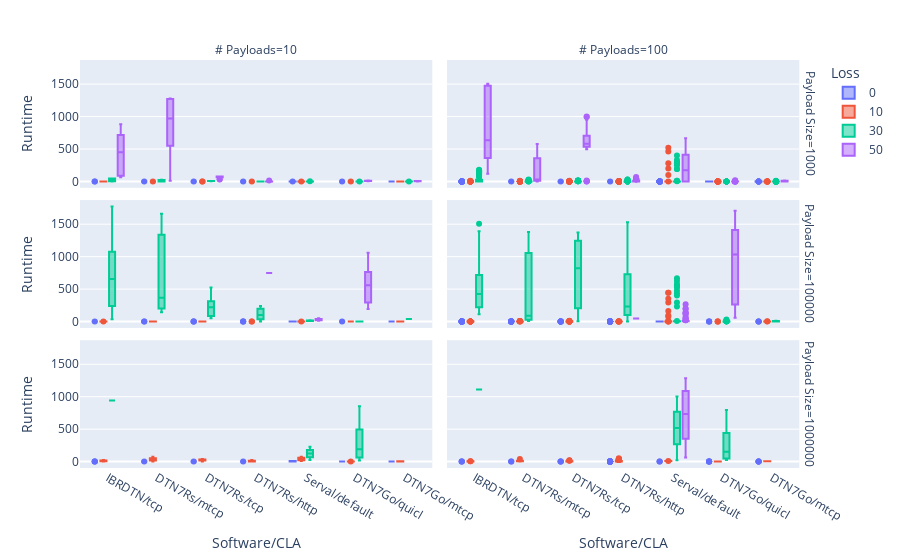

Notebook source saved alongside this figure:
### Code cell
fig = px.box(
    runtime_df[runtime_df["# Nodes"] == 2],
    x="Software/CLA", 
    y="Runtime",
    color="Loss",
    facet_col="# Payloads",
    facet_row="Payload Size",
    category_orders={
        "Loss": [0, 10, 30, 50],
        "Payload Size": [1000, 100000, 1000000]
    },
)

fig.show()

### Figure 1 — Plotly figure (JSON) as saved in the notebook; plotly's stock layout.template omitted (floating-point values rounded to 4 significant figures; data arrays with more than 128 entries replaced by an {"elided": "..."} marker saying what was removed)
{"data": [{"alignmentgroup": "True", "hovertemplate": "Loss=0<br>Payload Size=1000<br># Payloads=10<br>Software/CLA=%{x}<br>Runtime=%{y}<extra></extra>", "legendgroup": "0", "marker": {"color": "#636efa"}, "name": "0", "notched": false, "offsetgroup": "0", "orientation": "v", "showlegend": true, "type": "box", "x": ["IBRDTN/tcp", "IBRDTN/tcp", "IBRDTN/tcp", "IBRDTN/tcp", "IBRDTN/tcp", "IBRDTN/tcp", "IBRDTN/tcp", "IBRDTN/tcp", "IBRDTN/tcp", "IBRDTN/tcp", "DTN7Rs/mtcp", "DTN7Rs/mtcp", "DTN7Rs/mtcp", "DTN7Rs/mtcp", "DTN7Rs/mtcp", "DTN7Rs/mtcp", "DTN7Rs/mtcp", "DTN7Rs/mtcp", "DTN7Rs/mtcp", "DTN7Rs/mtcp", "DTN7Rs/tcp", "DTN7Rs/tcp", "DTN7Rs/tcp", "DTN7Rs/tcp", "DTN7Rs/tcp", "DTN7Rs/tcp", "DTN7Rs/tcp", "DTN7Rs/tcp", "DTN7Rs/tcp", "DTN7Rs/tcp", "DTN7Rs/http", "DTN7Rs/http", "DTN7Rs/http", "DTN7Rs/http", "DTN7Rs/http", "DTN7Rs/http", "DTN7Rs/http", "DTN7Rs/http", "DTN7Rs/http", "DTN7Rs/http", "Serval/default", "Serval/default", "Serval/default", "Serval/default", "Serval/default", "Serval/default", "Serval/default", "Serval/default", "Serval/default", "Serval/default", "DTN7Go/quicl", "DTN7Go/quicl", "DTN7Go/quicl", "DTN7Go/quicl", "DTN7Go/quicl", "DTN7Go/quicl", "DTN7Go/quicl", "DTN7Go/quicl", "DTN7Go/quicl", "DTN7Go/quicl", "DTN7Go/mtcp", "DTN7Go/mtcp", "DTN7Go/mtcp", "DTN7Go/mtcp", "DTN7Go/mtcp", "DTN7Go/mtcp", "DTN7Go/mtcp", "DTN7Go/mtcp", "DTN7Go/mtcp", "DTN7Go/mtcp"], "x0": " ", "xaxis": "x5", "y": [0.01087, 0.01328, 0.005153, 0.005401, 0.005683, 0.005473, 0.005631, 0.005176, 0.00554, 0.00565, 0.005, 0.002, 0.001, 0.001, 0.001, 0.001, 0.001, 0.002, 0.002, 0.001, 0.009, 0.001, 0.002, 0.001, 0.002, 0.001, 0.002, 0.001, 0.001, 0.001, 0.007, 0.001, 0.001, 0.001, 0.002, 0.002, 0.002, 0.001, 0.001, 0.001, 0.257, 0.202, 0.196, 0.195, 0.196, 0.208, 0.196, 0.195, 0.196, 0.197, 0.045, 0.044, 0.046, 0.047, 0.044, 0.048, 0.046, 0.039, 0.048, 0.047, 0.043, 0.04, 0.047, 0.042, 0.045, 0.041, 0.046, 0.039, 0.046, 0.043], "y0": " ", "yaxis": "y5"}, {"alignmentgroup": "True", "hovertemplate": "Loss=0<br>Payload Size=1000<br># Payloads=100<br>Software/CLA=%{x}<br>Runtime=%{y}<extra></extra>", "legendgroup": "0", "marker": {"color": "#636efa"}, "name": "0", "notched": false, "offsetgroup": "0", "orientation": "v", "showlegend": false, "type": "box", "x": {"elided": "688 str values"}, "x0": " ", "xaxis": "x6", "y": {"elided": "688 float values"}, "y0": " ", "yaxis": "y6"}, {"alignmentgroup": "True", "hovertemplate": "Loss=0<br>Payload Size=100000<br># Payloads=10<br>Software/CLA=%{x}<br>Runtime=%{y}<extra></extra>", "legendgroup": "0", "marker": {"color": "#636efa"}, "name": "0", "notched": false, "offsetgroup": "0", "orientation": "v", "showlegend": false, "type": "box", "x": ["IBRDTN/tcp", "IBRDTN/tcp", "IBRDTN/tcp", "IBRDTN/tcp", "IBRDTN/tcp", "IBRDTN/tcp", "IBRDTN/tcp", "IBRDTN/tcp", "IBRDTN/tcp", "IBRDTN/tcp", "DTN7Rs/mtcp", "DTN7Rs/mtcp", "DTN7Rs/mtcp", "DTN7Rs/mtcp", "DTN7Rs/mtcp", "DTN7Rs/mtcp", "DTN7Rs/mtcp", "DTN7Rs/mtcp", "DTN7Rs/mtcp", "DTN7Rs/mtcp", "DTN7Rs/tcp", "DTN7Rs/tcp", "DTN7Rs/tcp", "DTN7Rs/tcp", "DTN7Rs/tcp", "DTN7Rs/tcp", "DTN7Rs/tcp", "DTN7Rs/tcp", "DTN7Rs/tcp", "DTN7Rs/tcp", "DTN7Rs/http", "DTN7Rs/http", "DTN7Rs/http", "DTN7Rs/http", "DTN7Rs/http", "DTN7Rs/http", "DTN7Rs/http", "DTN7Rs/http", "DTN7Rs/http", "DTN7Rs/http", "Serval/default", "Serval/default", "Serval/default", "Serval/default", "Serval/default", "Serval/default", "Serval/default", "Serval/default", "Serval/default", "Serval/default", "DTN7Go/quicl", "DTN7Go/quicl", "DTN7Go/quicl", "DTN7Go/quicl", "DTN7Go/quicl", "DTN7Go/quicl", "DTN7Go/quicl", "DTN7Go/quicl", "DTN7Go/quicl", "DTN7Go/quicl", "DTN7Go/mtcp", "DTN7Go/mtcp", "DTN7Go/mtcp", "DTN7Go/mtcp", "DTN7Go/mtcp", "DTN7Go/mtcp", "DTN7Go/mtcp", "DTN7Go/mtcp", "DTN7Go/mtcp", "DTN7Go/mtcp"], "x0": " ", "xaxis": "x3", "y": [0.0289, 0.02123, 0.02032, 0.02065, 0.02062, 0.02069, 0.02018, 0.02043, 0.02002, 0.0213, 0.021, 0.018, 0.018, 0.018, 0.018, 0.018, 0.017, 0.018, 0.018, 0.018, 0.025, 0.018, 0.018, 0.018, 0.018, 0.018, 0.018, 0.018, 0.017, 0.019, 0.024, 0.017, 0.018, 0.018, 0.018, 0.018, 0.018, 0.018, 0.018, 0.017, 0.515, 0.365, 0.307, 0.369, 0.31, 0.374, 0.323, 0.406, 0.339, 0.451, 0.071, 0.064, 0.077, 0.077, 0.068, 0.069, 0.07, 0.067, 0.073, 0.1, 0.072, 0.071, 0.072, 0.066, 0.069, 0.079, 0.076, 0.065, 0.077, 0.068], "y0": " ", "yaxis": "y3"}, {"alignmentgroup": "True", "hovertemplate": "Loss=0<br>Payload Size=100000<br># Payloads=100<br>Software/CLA=%{x}<br>Runtime=%{y}<extra></extra>", "legendgroup": "0", "marker": {"color": "#636efa"}, "name": "0", "notched": false, "offsetgroup": "0", "orientation": "v", "showlegend": false, "type": "box", "x": {"elided": "700 str values"}, "x0": " ", "xaxis": "x4", "y": {"elided": "700 float values"}, "y0": " ", "yaxis": "y4"}, {"alignmentgroup": "True", "hovertemplate": "Loss=0<br>Payload Size=1000000<br># Payloads=10<br>Software/CLA=%{x}<br>Runtime=%{y}<extra></extra>", "legendgroup": "0", "marker": {"color": "#636efa"}, "name": "0", "notched": false, "offsetgroup": "0", "orientation": "v", "showlegend": false, "type": "box", "x": ["IBRDTN/tcp", "IBRDTN/tcp", "IBRDTN/tcp", "IBRDTN/tcp", "IBRDTN/tcp", "IBRDTN/tcp", "IBRDTN/tcp", "IBRDTN/tcp", "IBRDTN/tcp", "IBRDTN/tcp", "DTN7Rs/mtcp", "DTN7Rs/mtcp", "DTN7Rs/mtcp", "DTN7Rs/mtcp", "DTN7Rs/mtcp", "DTN7Rs/mtcp", "DTN7Rs/mtcp", "DTN7Rs/mtcp", "DTN7Rs/mtcp", "DTN7Rs/mtcp", "DTN7Rs/tcp", "DTN7Rs/tcp", "DTN7Rs/tcp", "DTN7Rs/tcp", "DTN7Rs/tcp", "DTN7Rs/tcp", "DTN7Rs/tcp", "DTN7Rs/tcp", "DTN7Rs/tcp", "DTN7Rs/tcp", "DTN7Rs/http", "DTN7Rs/http", "DTN7Rs/http", "DTN7Rs/http", "DTN7Rs/http", "DTN7Rs/http", "DTN7Rs/http", "DTN7Rs/http", "DTN7Rs/http", "DTN7Rs/http", "Serval/default", "Serval/default", "Serval/default", "Serval/default", "Serval/default", "Serval/default", "Serval/default", "Serval/default", "Serval/default", "Serval/default", "DTN7Go/quicl", "DTN7Go/quicl", "DTN7Go/quicl", "DTN7Go/quicl", "DTN7Go/quicl", "DTN7Go/quicl", "DTN7Go/quicl", "DTN7Go/quicl", "DTN7Go/quicl", "DTN7Go/quicl", "DTN7Go/mtcp", "DTN7Go/mtcp", "DTN7Go/mtcp", "DTN7Go/mtcp", "DTN7Go/mtcp", "DTN7Go/mtcp", "DTN7Go/mtcp", "DTN7Go/mtcp", "DTN7Go/mtcp", "DTN7Go/mtcp"], "x0": " ", "xaxis": "x", "y": [0.1787, 0.1701, 0.1639, 0.1679, 0.1698, 0.1692, 0.1776, 0.1701, 0.1686, 0.1649, 0.166, 0.16, 0.16, 0.16, 0.159, 0.159, 0.159, 0.159, 0.159, 0.16, 0.169, 0.16, 0.159, 0.158, 0.16, 0.159, 0.16, 0.16, 0.158, 0.161, 0.165, 0.159, 0.161, 0.16, 0.159, 0.161, 0.158, 0.16, 0.159, 0.16, 2.035, 2.875, 3.557, 4.447, 5.239, 5.994, 6.793, 7.57, 8.361, 9.156, 0.283, 0.289, 0.283, 0.284, 0.312, 0.286, 0.3, 0.306, 0.291, 0.282, 0.262, 0.261, 0.268, 0.277, 0.267, 0.262, 0.274, 0.275, 0.265, 0.274], "y0": " ", "yaxis": "y"}, {"alignmentgroup": "True", "hovertemplate": "Loss=0<br>Payload Size=1000000<br># Payloads=100<br>Software/CLA=%{x}<br>Runtime=%{y}<extra></extra>", "legendgroup": "0", "marker": {"color": "#636efa"}, "name": "0", "notched": false, "offsetgroup": "0", "orientation": "v", "showlegend": false, "type": "box", "x": {"elided": "700 str values"}, "x0": " ", "xaxis": "x2", "y": {"elided": "700 float values"}, "y0": " ", "yaxis": "y2"}, {"alignmentgroup": "True", "hovertemplate": "Loss=10<br>Payload Size=1000<br># Payloads=10<br>Software/CLA=%{x}<br>Runtime=%{y}<extra></extra>", "legendgroup": "10", "marker": {"color": "#EF553B"}, "name": "10", "notched": false, "offsetgroup": "10", "orientation": "v", "showlegend": true, "type": "box", "x": ["IBRDTN/tcp", "IBRDTN/tcp", "IBRDTN/tcp", "IBRDTN/tcp", "IBRDTN/tcp", "IBRDTN/tcp", "IBRDTN/tcp", "IBRDTN/tcp", "IBRDTN/tcp", "IBRDTN/tcp", "DTN7Rs/mtcp", "DTN7Rs/mtcp", "DTN7Rs/mtcp", "DTN7Rs/mtcp", "DTN7Rs/mtcp", "DTN7Rs/mtcp", "DTN7Rs/mtcp", "DTN7Rs/mtcp", "DTN7Rs/mtcp", "DTN7Rs/mtcp", "DTN7Rs/tcp", "DTN7Rs/tcp", "DTN7Rs/tcp", "DTN7Rs/tcp", "DTN7Rs/tcp", "DTN7Rs/tcp", "DTN7Rs/tcp", "DTN7Rs/tcp", "DTN7Rs/tcp", "DTN7Rs/tcp", "DTN7Rs/http", "DTN7Rs/http", "DTN7Rs/http", "DTN7Rs/http", "DTN7Rs/http", "DTN7Rs/http", "DTN7Rs/http", "DTN7Rs/http", "DTN7Rs/http", "DTN7Rs/http", "Serval/default", "Serval/default", "Serval/default", "Serval/default", "Serval/default", "Serval/default", "Serval/default", "Serval/default", "Serval/default", "Serval/default", "DTN7Go/quicl", "DTN7Go/quicl", "DTN7Go/quicl", "DTN7Go/quicl", "DTN7Go/quicl", "DTN7Go/quicl", "DTN7Go/quicl", "DTN7Go/quicl", "DTN7Go/quicl", "DTN7Go/quicl", "DTN7Go/mtcp", "DTN7Go/mtcp", "DTN7Go/mtcp", "DTN7Go/mtcp", "DTN7Go/mtcp", "DTN7Go/mtcp", "DTN7Go/mtcp", "DTN7Go/mtcp", "DTN7Go/mtcp", "DTN7Go/mtcp"], "x0": " ", "xaxis": "x5", "y": [0.2242, 0.2139, 0.02595, 0.005786, 0.006353, 0.2153, 0.005939, 0.005917, 0.006858, 0.2197, 0.005, 0.001, 0.001, 0.001, 0.002, 0.002, 0.001, 0.001, 0.001, 0.001, 0.008, 0.002, 0.002, 0.208, 0.002, 0.001, 0.002, 0.001, 0.001, 0.001, 0.005, 0.002, 0.001, 0.001, 0.002, 0.002, 0.002, 0.001, 0.001, 0.002, 0.678, 0.146, 0.195, 0.197, 0.195, 0.266, 0.258, 0.193, 0.192, 0.246, 0.047, 0.044, 0.046, 0.045, 0.044, 0.045, 0.046, 0.042, 0.045, 0.039, 0.066, 0.041, 0.045, 0.049, 0.048, 0.041, 0.057, 0.051, 0.05, 0.065], "y0": " ", "yaxis": "y5"}, {"alignmentgroup": "True", "hovertemplate": "Loss=10<br>Payload Size=1000<br># Payloads=100<br>Software/CLA=%{x}<br>Runtime=%{y}<extra></extra>", "legendgroup": "10", "marker": {"color": "#EF553B"}, "name": "10", "notched": false, "offsetgroup": "10", "orientation": "v", "showlegend": false, "type": "box", "x": {"elided": "697 str values"}, "x0": " ", "xaxis": "x6", "y": {"elided": "697 float values"}, "y0": " ", "yaxis": "y6"}, {"alignmentgroup": "True", "hovertemplate": "Loss=10<br>Payload Size=100000<br># Payloads=10<br>Software/CLA=%{x}<br>Runtime=%{y}<extra></extra>", "legendgroup": "10", "marker": {"color": "#EF553B"}, "name": "10", "notched": false, "offsetgroup": "10", "orientation": "v", "showlegend": false, "type": "box", "x": ["IBRDTN/tcp", "IBRDTN/tcp", "IBRDTN/tcp", "IBRDTN/tcp", "IBRDTN/tcp", "IBRDTN/tcp", "IBRDTN/tcp", "IBRDTN/tcp", "IBRDTN/tcp", "IBRDTN/tcp", "DTN7Rs/mtcp", "DTN7Rs/mtcp", "DTN7Rs/mtcp", "DTN7Rs/mtcp", "DTN7Rs/mtcp", "DTN7Rs/mtcp", "DTN7Rs/mtcp", "DTN7Rs/mtcp", "DTN7Rs/mtcp", "DTN7Rs/mtcp", "DTN7Rs/tcp", "DTN7Rs/tcp", "DTN7Rs/tcp", "DTN7Rs/tcp", "DTN7Rs/tcp", "DTN7Rs/tcp", "DTN7Rs/tcp", "DTN7Rs/tcp", "DTN7Rs/tcp", "DTN7Rs/tcp", "DTN7Rs/http", "DTN7Rs/http", "DTN7Rs/http", "DTN7Rs/http", "DTN7Rs/http", "DTN7Rs/http", "DTN7Rs/http", "DTN7Rs/http", "DTN7Rs/http", "DTN7Rs/http", "Serval/default", "Serval/default", "Serval/default", "Serval/default", "Serval/default", "Serval/default", "Serval/default", "Serval/default", "Serval/default", "Serval/default", "DTN7Go/quicl", "DTN7Go/quicl", "DTN7Go/quicl", "DTN7Go/quicl", "DTN7Go/quicl", "DTN7Go/quicl", "DTN7Go/quicl", "DTN7Go/quicl", "DTN7Go/quicl", "DTN7Go/quicl", "DTN7Go/mtcp", "DTN7Go/mtcp", "DTN7Go/mtcp", "DTN7Go/mtcp", "DTN7Go/mtcp", "DTN7Go/mtcp", "DTN7Go/mtcp", "DTN7Go/mtcp", "DTN7Go/mtcp", "DTN7Go/mtcp"], "x0": " ", "xaxis": "x3", "y": [0.2403, 0.2706, 0.8391, 0.04878, 0.06018, 0.1185, 0.2157, 0.6134, 0.3189, 0.06541, 0.229, 0.024, 0.023, 0.245, 0.509, 0.059, 0.034, 0.74, 1.725, 1.198, 0.34, 0.077, 0.159, 0.149, 0.161, 0.691, 0.287, 0.803, 0.771, 0.137, 0.026, 0.057, 0.086, 0.093, 0.131, 0.098, 0.295, 0.727, 0.049, 0.02, 0.897, 0.833, 1.402, 1.485, 1.074, 1.074, 0.867, 1.034, 0.711, 1.101, 0.069, 0.124, 0.119, 0.16, 0.161, 0.107, 0.122, 0.096, 0.103, 0.173, 0.29, 0.308, 0.396, 0.337, 0.074, 0.083, 0.085, 0.126, 0.078, 0.082], "y0": " ", "yaxis": "y3"}, {"alignmentgroup": "True", "hovertemplate": "Loss=10<br>Payload Size=100000<br># Payloads=100<br>Software/CLA=%{x}<br>Runtime=%{y}<extra></extra>", "legendgroup": "10", "marker": {"color": "#EF553B"}, "name": "10", "notched": false, "offsetgroup": "10", "orientation": "v", "showlegend": false, "type": "box", "x": {"elided": "695 str values"}, "x0": " ", "xaxis": "x4", "y": {"elided": "695 float values"}, "y0": " ", "yaxis": "y4"}, {"alignmentgroup": "True", "hovertemplate": "Loss=10<br>Payload Size=1000000<br># Payloads=10<br>Software/CLA=%{x}<br>Runtime=%{y}<extra></extra>", "legendgroup": "10", "marker": {"color": "#EF553B"}, "name": "10", "notched": false, "offsetgroup": "10", "orientation": "v", "showlegend": false, "type": "box", "x": ["IBRDTN/tcp", "IBRDTN/tcp", "IBRDTN/tcp", "IBRDTN/tcp", "IBRDTN/tcp", "IBRDTN/tcp", "IBRDTN/tcp", "IBRDTN/tcp", "IBRDTN/tcp", "IBRDTN/tcp", "DTN7Rs/http", "DTN7Rs/http", "DTN7Rs/http", "DTN7Rs/http", "DTN7Rs/http", "DTN7Rs/http", "DTN7Rs/http", "DTN7Rs/http", "DTN7Rs/http", "DTN7Rs/http", "DTN7Rs/mtcp", "DTN7Rs/mtcp", "DTN7Rs/mtcp", "DTN7Rs/mtcp", "DTN7Rs/mtcp", "DTN7Rs/mtcp", "DTN7Rs/mtcp", "DTN7Rs/mtcp", "DTN7Rs/mtcp", "DTN7Rs/mtcp", "DTN7Rs/tcp", "DTN7Rs/tcp", "DTN7Rs/tcp", "DTN7Rs/tcp", "DTN7Rs/tcp", "DTN7Rs/tcp", "DTN7Rs/tcp", "DTN7Rs/tcp", "DTN7Rs/tcp", "DTN7Rs/tcp", "Serval/default", "Serval/default", "Serval/default", "Serval/default", "Serval/default", "Serval/default", "Serval/default", "Serval/default", "Serval/default", "Serval/default", "DTN7Go/quicl", "DTN7Go/quicl", "DTN7Go/quicl", "DTN7Go/quicl", "DTN7Go/quicl", "DTN7Go/quicl", "DTN7Go/quicl", "DTN7Go/quicl", "DTN7Go/quicl", "DTN7Go/quicl", "DTN7Go/mtcp", "DTN7Go/mtcp", "DTN7Go/mtcp"], "x0": " ", "xaxis": "x", "y": [1.846, 5.316, 6.37, 7.891, 12.16, 13.2, 23.54, 13.82, 23.68, 15.64, 3.932, 23.61, 0.862, 13.89, 2.976, 3.027, 4.944, 20.99, 2.649, 4.021, 73.98, 14.4, 18.16, 18.43, 21.09, 31.24, 36.97, 51.28, 59.45, 2.773, 2.997, 9.523, 16.26, 18.94, 22.67, 26.14, 30.29, 34.37, 36.75, 41.83, 8.635, 50.08, 15.3, 30.72, 21.84, 37.36, 70.01, 51.65, 58.87, 75.81, 1.007, 0.855, 0.761, 0.909, 0.938, 1.279, 0.774, 1.086, 1.044, 1.708, 4.993, 4.991, 2.291], "y0": " ", "yaxis": "y"}, {"alignmentgroup": "True", "hovertemplate": "Loss=10<br>Payload Size=1000000<br># Payloads=100<br>Software/CLA=%{x}<br>Runtime=%{y}<extra></extra>", "legendgroup": "10", "marker": {"color": "#EF553B"}, "name": "10", "notched": false, "offsetgroup": "10", "orientation": "v", "showlegend": false, "type": "box", "x": {"elided": "596 str values"}, "x0": " ", "xaxis": "x2", "y": {"elided": "596 float values"}, "y0": " ", "yaxis": "y2"}, {"alignmentgroup": "True", "hovertemplate": "Loss=30<br>Payload Size=1000<br># Payloads=10<br>Software/CLA=%{x}<br>Runtime=%{y}<extra></extra>", "legendgroup": "30", "marker": {"color": "#00cc96"}, "name": "30", "notched": false, "offsetgroup": "30", "orientation": "v", "showlegend": true, "type": "box", "x": ["IBRDTN/tcp", "IBRDTN/tcp", "IBRDTN/tcp", "IBRDTN/tcp", "IBRDTN/tcp", "IBRDTN/tcp", "IBRDTN/tcp", "IBRDTN/tcp", "IBRDTN/tcp", "IBRDTN/tcp", "DTN7Rs/mtcp", "DTN7Rs/mtcp", "DTN7Rs/mtcp", "DTN7Rs/mtcp", "DTN7Rs/mtcp", "DTN7Rs/mtcp", "DTN7Rs/mtcp", "DTN7Rs/mtcp", "DTN7Rs/mtcp", "DTN7Rs/mtcp", "DTN7Rs/tcp", "DTN7Rs/tcp", "DTN7Rs/tcp", "DTN7Rs/tcp", "DTN7Rs/tcp", "DTN7Rs/tcp", "DTN7Rs/tcp", "DTN7Rs/tcp", "DTN7Rs/tcp", "DTN7Rs/tcp", "DTN7Rs/http", "DTN7Rs/http", "DTN7Rs/http", "DTN7Rs/http", "DTN7Rs/http", "DTN7Rs/http", "DTN7Rs/http", "DTN7Rs/http", "DTN7Rs/http", "DTN7Rs/http", "Serval/default", "Serval/default", "Serval/default", "Serval/default", "Serval/default", "Serval/default", "Serval/default", "Serval/default", "Serval/default", "Serval/default", "DTN7Go/quicl", "DTN7Go/quicl", "DTN7Go/quicl", "DTN7Go/quicl", "DTN7Go/quicl", "DTN7Go/quicl", "DTN7Go/quicl", "DTN7Go/quicl", "DTN7Go/quicl", "DTN7Go/quicl", "DTN7Go/mtcp", "DTN7Go/mtcp", "DTN7Go/mtcp", "DTN7Go/mtcp", "DTN7Go/mtcp", "DTN7Go/mtcp", "DTN7Go/mtcp", "DTN7Go/mtcp", "DTN7Go/mtcp", "DTN7Go/mtcp"], "x0": " ", "xaxis": "x5", "y": [3.062, 2.067, 1.066, 15.34, 22.53, 42.26, 41.27, 46.41, 45.95, 46.25, 1.021, 2.031, 0.002, 0.024, 0.001, 0.001, 17.69, 26.16, 25.15, 24.15, 6.414, 5.159, 6.204, 5.204, 5.446, 7.451, 6.449, 5.448, 4.447, 3.446, 0.005, 0.207, 0.001, 0.001, 0.205, 0.001, 0.001, 0.002, 0.209, 0.209, 2.922, 2.116, 1.109, 0.195, 0.319, 0.33, 0.292, 0.563, 0.52, 0.582, 0.097, 0.08, 0.168, 0.049, 0.046, 0.078, 0.049, 0.045, 0.043, 0.054, 0.05, 0.051, 0.046, 0.667, 0.045, 0.042, 0.076, 0.138, 0.272, 0.047], "y0": " ", "yaxis": "y5"}, {"alignmentgroup": "True", "hovertemplate": "Loss=30<br>Payload Size=1000<br># Payloads=100<br>Software/CLA=%{x}<br>Runtime=%{y}<extra></extra>", "legendgroup": "30", "marker": {"color": "#00cc96"}, "name": "30", "notched": false, "offsetgroup": "30", "orientation": "v", "showlegend": false, "type": "box", "x": {"elided": "683 str values"}, "x0": " ", "xaxis": "x6", "y": {"elided": "683 float values"}, "y0": " ", "yaxis": "y6"}, {"alignmentgroup": "True", "hovertemplate": "Loss=30<br>Payload Size=100000<br># Payloads=10<br>Software/CLA=%{x}<br>Runtime=%{y}<extra></extra>", "legendgroup": "30", "marker": {"color": "#00cc96"}, "name": "30", "notched": false, "offsetgroup": "30", "orientation": "v", "showlegend": false, "type": "box", "x": ["IBRDTN/tcp", "IBRDTN/tcp", "IBRDTN/tcp", "IBRDTN/tcp", "IBRDTN/tcp", "IBRDTN/tcp", "IBRDTN/tcp", "IBRDTN/tcp", "IBRDTN/tcp", "IBRDTN/tcp", "DTN7Rs/mtcp", "DTN7Rs/mtcp", "DTN7Rs/mtcp", "DTN7Rs/tcp", "DTN7Rs/tcp", "DTN7Rs/tcp", "DTN7Rs/tcp", "DTN7Rs/tcp", "DTN7Rs/tcp", "DTN7Rs/tcp", "DTN7Rs/tcp", "DTN7Rs/tcp", "DTN7Rs/tcp", "DTN7Rs/http", "DTN7Rs/http", "DTN7Rs/http", "DTN7Rs/http", "DTN7Rs/http", "DTN7Rs/http", "DTN7Rs/http", "DTN7Rs/http", "DTN7Rs/http", "DTN7Rs/http", "Serval/default", "Serval/default", "Serval/default", "Serval/default", "Serval/default", "Serval/default", "Serval/default", "Serval/default", "Serval/default", "Serval/default", "DTN7Go/mtcp", "DTN7Go/quicl", "DTN7Go/quicl", "DTN7Go/quicl", "DTN7Go/quicl", "DTN7Go/quicl", "DTN7Go/quicl", "DTN7Go/quicl", "DTN7Go/quicl", "DTN7Go/quicl", "DTN7Go/quicl"], "x0": " ", "xaxis": "x3", "y": [33.23, 38.99, 241.2, 629.9, 636.4, 675.6, 1052.0, 1077.0, 1551.0, 1773.0, 144.3, 366.2, 1663.0, 49.18, 51.56, 524.4, 84.41, 311.6, 248.9, 124.2, 482.0, 276.3, 188.2, 237.8, 35.19, 79.96, 0.241, 183.3, 82.45, 0.237, 197.7, 117.3, 226.0, 7.626, 8.79, 9.66, 10.63, 11.72, 15.86, 12.46, 15.89, 17.22, 18.22, 38.0, 0.792, 0.585, 0.787, 1.238, 1.138, 0.776, 1.417, 0.701, 1.008, 1.391], "y0": " ", "yaxis": "y3"}, {"alignmentgroup": "True", "hovertemplate": "Loss=30<br>Payload Size=100000<br># Payloads=100<br>Software/CLA=%{x}<br>Runtime=%{y}<extra></extra>", "legendgroup": "30", "marker": {"color": "#00cc96"}, "name": "30", "notched": false, "offsetgroup": "30", "orientation": "v", "showlegend": false, "type": "box", "x": {"elided": "275 str values"}, "x0": " ", "xaxis": "x4", "y": {"elided": "275 float values"}, "y0": " ", "yaxis": "y4"}, {"alignmentgroup": "True", "hovertemplate": "Loss=30<br>Payload Size=1000000<br># Payloads=10<br>Software/CLA=%{x}<br>Runtime=%{y}<extra></extra>", "legendgroup": "30", "marker": {"color": "#00cc96"}, "name": "30", "notched": false, "offsetgroup": "30", "orientation": "v", "showlegend": false, "type": "box", "x": ["IBRDTN/tcp", "Serval/default", "Serval/default", "Serval/default", "Serval/default", "Serval/default", "Serval/default", "Serval/default", "Serval/default", "Serval/default", "Serval/default", "DTN7Go/quicl", "DTN7Go/quicl", "DTN7Go/quicl", "DTN7Go/quicl", "DTN7Go/quicl"], "x0": " ", "xaxis": "x", "y": [940.2, 23.28, 46.96, 136.8, 90.26, 66.35, 111.7, 227.7, 178.4, 152.2, 197.8, 15.6, 77.34, 188.9, 377.2, 853.1], "y0": " ", "yaxis": "y"}, {"alignmentgroup": "True", "hovertemplate": "Loss=30<br>Payload Size=1000000<br># Payloads=100<br>Software/CLA=%{x}<br>Runtime=%{y}<extra></extra>", "legendgroup": "30", "marker": {"color": "#00cc96"}, "name": "30", "notched": false, "offsetgroup": "30", "orientation": "v", "showlegend": false, "type": "box", "x": ["IBRDTN/tcp", "Serval/default", "Serval/default", "Serval/default", "Serval/default", "Serval/default", "Serval/default", "Serval/default", "Serval/default", "Serval/default", "Serval/default", "Serval/default", "Serval/default", "Serval/default", "Serval/default", "Serval/default", "Serval/default", "Serval/default", "Serval/default", "Serval/default", "Serval/default", "Serval/default", "Serval/default", "Serval/default", "Serval/default", "Serval/default", "Serval/default", "Serval/default", "Serval/default", "Serval/default", "Serval/default", "Serval/default", "Serval/default", "Serval/default", "Serval/default", "Serval/default", "Serval/default", "Serval/default", "Serval/default", "Serval/default", "Serval/default", "Serval/default", "Serval/default", "Serval/default", "Serval/default", "Serval/default", "Serval/default", "Serval/default", "Serval/default", "Serval/default", "Serval/default", "Serval/default", "Serval/default", "Serval/default", "Serval/default", "Serval/default", "Serval/default", "Serval/default", "Serval/default", "Serval/default", "Serval/default", "Serval/default", "Serval/default", "Serval/default", "Serval/default", "Serval/default", "Serval/default", "Serval/default", "Serval/default", "Serval/default", "Serval/default", "Serval/default", "Serval/default", "Serval/default", "Serval/default", "Serval/default", "Serval/default", "Serval/default", "Serval/default", "Serval/default", "Serval/default", "DTN7Go/quicl", "DTN7Go/quicl", "DTN7Go/quicl", "DTN7Go/quicl", "DTN7Go/quicl"], "x0": " ", "xaxis": "x2", "y": [1111.0, 21.56, 32.43, 43.77, 55.74, 68.77, 80.88, 93.85, 106.6, 119.3, 132.9, 147.0, 161.1, 173.2, 185.4, 197.4, 209.5, 222.1, 236.0, 250.4, 262.0, 273.9, 286.4, 298.0, 309.8, 323.2, 336.0, 348.2, 361.6, 375.8, 387.4, 402.1, 413.6, 424.3, 439.0, 452.9, 464.1, 476.3, 486.2, 499.8, 511.6, 523.4, 536.2, 549.0, 560.0, 570.9, 582.8, 597.0, 610.4, 625.3, 638.5, 650.6, 662.2, 674.9, 688.6, 700.9, 714.2, 727.5, 739.7, 750.6, 763.8, 775.1, 785.8, 796.9, 808.4, 820.2, 832.6, 844.6, 858.4, 871.3, 881.6, 892.9, 905.1, 918.9, 930.8, 942.4, 955.4, 967.9, 979.9, 993.2, 1004.0, 24.92, 56.97, 150.7, 321.1, 796.9], "y0": " ", "yaxis": "y2"}, {"alignmentgroup": "True", "hovertemplate": "Loss=50<br>Payload Size=1000<br># Payloads=10<br>Software/CLA=%{x}<br>Runtime=%{y}<extra></extra>", "legendgroup": "50", "marker": {"color": "#ab63fa"}, "name": "50", "notched": false, "offsetgroup": "50", "orientation": "v", "showlegend": true, "type": "box", "x": ["IBRDTN/tcp", "IBRDTN/tcp", "IBRDTN/tcp", "IBRDTN/tcp", "IBRDTN/tcp", "IBRDTN/tcp", "IBRDTN/tcp", "IBRDTN/tcp", "IBRDTN/tcp", "IBRDTN/tcp", "DTN7Rs/mtcp", "DTN7Rs/mtcp", "DTN7Rs/mtcp", "DTN7Rs/mtcp", "DTN7Rs/mtcp", "DTN7Rs/mtcp", "DTN7Rs/mtcp", "DTN7Rs/mtcp", "DTN7Rs/mtcp", "DTN7Rs/mtcp", "DTN7Rs/tcp", "DTN7Rs/tcp", "DTN7Rs/tcp", "DTN7Rs/tcp", "DTN7Rs/tcp", "DTN7Rs/tcp", "DTN7Rs/tcp", "DTN7Rs/tcp", "DTN7Rs/tcp", "DTN7Rs/tcp", "DTN7Rs/http", "DTN7Rs/http", "DTN7Rs/http", "DTN7Rs/http", "DTN7Rs/http", "DTN7Rs/http", "DTN7Rs/http", "DTN7Rs/http", "DTN7Rs/http", "DTN7Rs/http", "DTN7Go/quicl", "DTN7Go/quicl", "DTN7Go/quicl", "DTN7Go/quicl", "DTN7Go/quicl", "DTN7Go/quicl", "DTN7Go/quicl", "DTN7Go/quicl", "DTN7Go/quicl", "DTN7Go/quicl", "DTN7Go/mtcp", "DTN7Go/mtcp", "DTN7Go/mtcp", "DTN7Go/mtcp", "DTN7Go/mtcp", "DTN7Go/mtcp", "DTN7Go/mtcp", "DTN7Go/mtcp"], "x0": " ", "xaxis": "x5", "y": [67.74, 125.7, 66.05, 88.77, 228.3, 671.7, 879.4, 715.0, 681.5, 881.2, 1278.0, 12.59, 14.69, 549.2, 669.1, 668.1, 1272.0, 1271.0, 1270.0, 1269.0, 31.61, 34.19, 77.49, 77.12, 76.32, 66.6, 69.13, 68.34, 67.78, 66.78, 1.027, 0.007, 0.001, 16.48, 0.21, 0.001, 0.002, 0.236, 2.241, 0.21, 13.56, 12.36, 11.42, 7.333, 9.298, 8.482, 12.33, 11.28, 3.073, 8.81, 7.279, 6.33, 5.378, 4.433, 3.493, 2.537, 1.584, 0.642], "y0": " ", "yaxis": "y5"}, {"alignmentgroup": "True", "hovertemplate": "Loss=50<br>Payload Size=1000<br># Payloads=100<br>Software/CLA=%{x}<br>Runtime=%{y}<extra></extra>", "legendgroup": "50", "marker": {"color": "#ab63fa"}, "name": "50", "notched": false, "offsetgroup": "50", "orientation": "v", "showlegend": false, "type": "box", "x": {"elided": "442 str values"}, "x0": " ", "xaxis": "x6", "y": {"elided": "442 float values"}, "y0": " ", "yaxis": "y6"}, {"alignmentgroup": "True", "hovertemplate": "Loss=50<br>Payload Size=100000<br># Payloads=10<br>Software/CLA=%{x}<br>Runtime=%{y}<extra></extra>", "legendgroup": "50", "marker": {"color": "#ab63fa"}, "name": "50", "notched": false, "offsetgroup": "50", "orientation": "v", "showlegend": false, "type": "box", "x": ["DTN7Rs/http", "Serval/default", "Serval/default", "Serval/default", "Serval/default", "Serval/default", "Serval/default", "Serval/default", "Serval/default", "Serval/default", "Serval/default", "DTN7Go/quicl", "DTN7Go/quicl", "DTN7Go/quicl", "DTN7Go/quicl", "DTN7Go/quicl", "DTN7Go/quicl", "DTN7Go/quicl", "DTN7Go/quicl", "DTN7Go/quicl", "DTN7Go/quicl"], "x0": " ", "xaxis": "x3", "y": [749.7, 39.19, 13.44, 32.22, 26.2, 19.38, 13.74, 51.16, 45.93, 36.54, 39.78, 194.9, 235.9, 295.2, 430.3, 486.8, 630.7, 675.5, 762.2, 974.7, 1060.0], "y0": " ", "yaxis": "y3"}, {"alignmentgroup": "True", "hovertemplate": "Loss=50<br>Payload Size=100000<br># Payloads=100<br>Software/CLA=%{x}<br>Runtime=%{y}<extra></extra>", "legendgroup": "50", "marker": {"color": "#ab63fa"}, "name": "50", "notched": false, "offsetgroup": "50", "orientation": "v", "showlegend": false, "type": "box", "x": ["DTN7Rs/http", "Serval/default", "Serval/default", "Serval/default", "Serval/default", "Serval/default", "Serval/default", "Serval/default", "Serval/default", "Serval/default", "Serval/default", "Serval/default", "Serval/default", "Serval/default", "Serval/default", "Serval/default", "Serval/default", "Serval/default", "Serval/default", "Serval/default", "Serval/default", "Serval/default", "Serval/default", "Serval/default", "Serval/default", "Serval/default", "Serval/default", "Serval/default", "Serval/default", "Serval/default", "Serval/default", "Serval/default", "Serval/default", "Serval/default", "Serval/default", "Serval/default", "Serval/default", "Serval/default", "Serval/default", "Serval/default", "Serval/default", "Serval/default", "Serval/default", "Serval/default", "Serval/default", "Serval/default", "Serval/default", "Serval/default", "Serval/default", "Serval/default", "Serval/default", "Serval/default", "Serval/default", "Serval/default", "Serval/default", "Serval/default", "Serval/default", "Serval/default", "Serval/default", "Serval/default", "Serval/default", "Serval/default", "Serval/default", "Serval/default", "Serval/default", "Serval/default", "Serval/default", "Serval/default", "Serval/default", "Serval/default", "Serval/default", "Serval/default", "Serval/default", "Serval/default", "Serval/default", "Serval/default", "Serval/default", "Serval/default", "Serval/default", "Serval/default", "Serval/default", "Serval/default", "Serval/default", "Serval/default", "Serval/default", "Serval/default", "Serval/default", "Serval/default", "Serval/default", "Serval/default", "Serval/default", "Serval/default", "Serval/default", "Serval/default", "Serval/default", "Serval/default", "DTN7Go/quicl", "DTN7Go/quicl", "DTN7Go/quicl", "DTN7Go/quicl", "DTN7Go/quicl", "DTN7Go/quicl", "DTN7Go/quicl", "DTN7Go/quicl", "DTN7Go/quicl", "DTN7Go/quicl", "DTN7Go/quicl", "DTN7Go/quicl"], "x0": " ", "xaxis": "x4", "y": [47.89, 18.92, 14.74, 9.238, 3.901, 130.5, 5.127, 5.211, 4.651, 4.893, 4.33, 74.67, 5.832, 5, 5.355, 4.551, 14.76, 18.47, 13.21, 7.932, 8.322, 5.379, 5.037, 4.312, 5.272, 5.123, 5.332, 4.669, 4.507, 126.7, 5.128, 4.135, 143.4, 4.695, 9.434, 4.661, 5.897, 5.124, 4.724, 4.572, 50.65, 11.05, 6.348, 5.439, 5.878, 5.094, 8.466, 6.023, 4.168, 46.23, 5.308, 4.051, 24.53, 10.68, 9.372, 3.855, 110.3, 5.478, 14.03, 9.165, 4.965, 6.433, 4.622, 4.715, 5.043, 5.358, 4.313, 265.1, 4.536, 4.398, 4.868, 4.595, 4.104, 4.381, 6.147, 4.917, 5.022, 5.044, 205.7, 4.446, 190.0, 4.563, 5.316, 5.225, 4.801, 6.683, 11.05, 5.799, 5.709, 4.831, 4.507, 9.718, 5.281, 4.593, 4.611, 13.68, 59.66, 203.4, 322.3, 394.6, 895.1, 1372.0, 1453.0, 1637.0, 1706.0, 1168.0, 1168.0, 174.6], "y0": " ", "yaxis": "y4"}, {"alignmentgroup": "True", "hovertemplate": "Loss=50<br>Payload Size=1000000<br># Payloads=100<br>Software/CLA=%{x}<br>Runtime=%{y}<extra></extra>", "legendgroup": "50", "marker": {"color": "#ab63fa"}, "name": "50", "notched": false, "offsetgroup": "50", "orientation": "v", "showlegend": false, "type": "box", "x": ["Serval/default", "Serval/default", "Serval/default", "Serval/default", "Serval/default", "Serval/default", "Serval/default", "Serval/default", "Serval/default", "Serval/default", "Serval/default", "Serval/default", "Serval/default", "Serval/default", "Serval/default", "Serval/default", "Serval/default", "Serval/default", "Serval/default", "Serval/default", "Serval/default", "Serval/default", "Serval/default", "Serval/default", "Serval/default", "Serval/default", "Serval/default", "Serval/default", "Serval/default", "Serval/default", "Serval/default", "Serval/default"], "x0": " ", "xaxis": "x2", "y": [63.99, 101.5, 143.1, 176.0, 988.5, 1117.0, 549.7, 1245.0, 335.9, 756.0, 559.2, 874.8, 193.4, 229.8, 750.8, 365.7, 1057.0, 393.1, 572.9, 279.2, 878.2, 589.3, 716.3, 1129.0, 1026.0, 871.5, 446.0, 1139.0, 1175.0, 1209.0, 1247.0, 1283.0], "y0": " ", "yaxis": "y2"}], "layout": {"annotations": [{"font": {}, "showarrow": false, "text": "# Payloads=10", "x": 0.24, "xanchor": "center", "xref": "paper", "y": 1.0, "yanchor": "bottom", "yref": "paper"}, {"font": {}, "showarrow": false, "text": "# Payloads=100", "x": 0.74, "xanchor": "center", "xref": "paper", "y": 1.0, "yanchor": "bottom", "yref": "paper"}, {"font": {}, "showarrow": false, "text": "Payload Size=1000000", "textangle": 90, "x": 0.98, "xanchor": "left", "xref": "paper", "y": 0.1567, "yanchor": "middle", "yref": "paper"}, {"font": {}, "showarrow": false, "text": "Payload Size=100000", "textangle": 90, "x": 0.98, "xanchor": "left", "xref": "paper", "y": 0.5, "yanchor": "middle", "yref": "paper"}, {"font": {}, "showarrow": false, "text": "Payload Size=1000", "textangle": 90, "x": 0.98, "xanchor": "left", "xref": "paper", "y": 0.8433, "yanchor": "middle", "yref": "paper"}], "boxmode": "group", "legend": {"title": {"text": "Loss"}, "tracegroupgap": 0}, "margin": {"t": 60}, "xaxis": {"anchor": "y", "domain": [0, 0.48], "title": {"text": "Software/CLA"}}, "xaxis2": {"anchor": "y2", "domain": [0.5, 0.98], "matches": "x", "title": {"text": "Software/CLA"}}, "xaxis3": {"anchor": "y3", "domain": [0, 0.48], "matches": "x", "showticklabels": false}, "xaxis4": {"anchor": "y4", "domain": [0.5, 0.98], "matches": "x", "showticklabels": false}, "xaxis5": {"anchor": "y5", "domain": [0, 0.48], "matches": "x", "showticklabels": false}, "xaxis6": {"anchor": "y6", "domain": [0.5, 0.98], "matches": "x", "showticklabels": false}, "yaxis": {"anchor": "x", "domain": [0, 0.3133], "title": {"text": "Runtime"}}, "yaxis2": {"anchor": "x2", "domain": [0, 0.3133], "matches": "y", "showticklabels": false}, "yaxis3": {"anchor": "x3", "domain": [0.3433, 0.6567], "matches": "y", "title": {"text": "Runtime"}}, "yaxis4": {"anchor": "x4", "domain": [0.3433, 0.6567], "matches": "y", "showticklabels": false}, "yaxis5": {"anchor": "x5", "domain": [0.6867, 1.0], "matches": "y", "title": {"text": "Runtime"}}, "yaxis6": {"anchor": "x6", "domain": [0.6867, 1.0], "matches": "y", "showticklabels": false}}}
